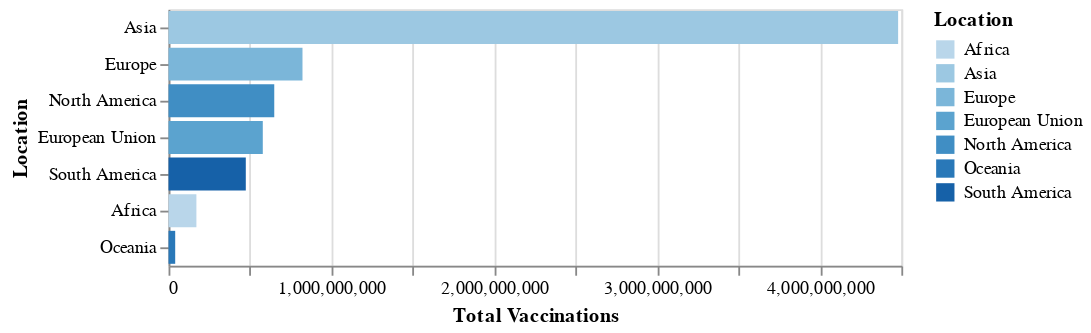

Notebook source saved alongside this figure:
### Code cell
plots.plot_bars(total_vaccinations_by_continents, 'Total Vaccinations:Q', 'Location:O', plot_type = plots.PLOT_TYPES.FULLY_VACCINATED)

### Figure 1 — Vega-Lite specification as saved in the notebook (floating-point values rounded to 4 significant figures)
{"config": {"view": {"continuousWidth": 400, "continuousHeight": 300}}, "data": {"name": "data-fb3162bd9af1fd42625bb55ec4ab18fb"}, "mark": "bar", "encoding": {"color": {"type": "ordinal", "field": "Location"}, "tooltip": [{"type": "nominal", "field": "Collection Date"}, {"type": "quantitative", "field": "Population"}, {"type": "nominal", "field": "Location"}, {"type": "quantitative", "field": "People Fully Vaccinated"}, {"type": "quantitative", "field": "Percentage Fully Vaccinated"}], "x": {"type": "quantitative", "field": "Total Vaccinations"}, "y": {"type": "ordinal", "field": "Location", "sort": null}}, "$schema": "https://vega.github.io/schema/vega-lite/v4.8.1.json", "datasets": {"data-fb3162bd9af1fd42625bb55ec4ab18fb": [{"Location": "Asia", "Collection Date": "2021-10-15", "Total Vaccinations": 4480000000.0, "People Vaccinated": 2541000000.0, "People Fully Vaccinated": 1841000000.0, "Population": 4678000000.0, "Percentage Fully Vaccinated": 39.36}, {"Location": "Europe", "Collection Date": "2021-10-15", "Total Vaccinations": 822500000.0, "People Vaccinated": 432500000.0, "People Fully Vaccinated": 401700000.0, "Population": 749000000.0, "Percentage Fully Vaccinated": 53.63}, {"Location": "North America", "Collection Date": "2021-10-15", "Total Vaccinations": 649200000.0, "People Vaccinated": 354000000.0, "People Fully Vaccinated": 294700000.0, "Population": 596600000.0, "Percentage Fully Vaccinated": 49.4}, {"Location": "European Union", "Collection Date": "2021-10-15", "Total Vaccinations": 578700000.0, "People Vaccinated": 304700000.0, "People Fully Vaccinated": 286600000.0, "Population": 447200000.0, "Percentage Fully Vaccinated": 64.08}, {"Location": "South America", "Collection Date": "2021-10-15", "Total Vaccinations": 474400000.0, "People Vaccinated": 280000000.0, "People Fully Vaccinated": 199500000.0, "Population": 434300000.0, "Percentage Fully Vaccinated": 45.95}, {"Location": "Africa", "Collection Date": "2021-10-15", "Total Vaccinations": 171100000.0, "People Vaccinated": 104800000.0, "People Fully Vaccinated": 68830000.0, "Population": 1373000000.0, "Percentage Fully Vaccinated": 5.011}, {"Location": "Oceania", "Collection Date": "2021-10-15", "Total Vaccinations": 40870000.0, "People Vaccinated": 23170000.0, "People Fully Vaccinated": 17710000.0, "Population": 43220000.0, "Percentage Fully Vaccinated": 40.97}]}}
